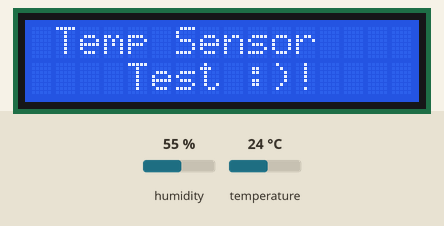
This sketch was run on a simulated Arduino Uno, built with avr-gcc and run on an emulated ATmega328P. Shown: 16×2 character LCD. Inputs (shaded band) come from the test bench; at power-on: humidity 55 %, temperature 24 °C.

Above: at 1.2 s.
1.3 s: humidity set to 22 %
At 8.8 s:
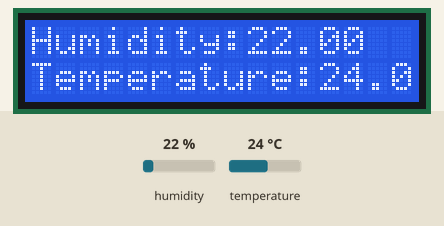
14.1 s: temperature set to 12 °C
At 20.6 s:
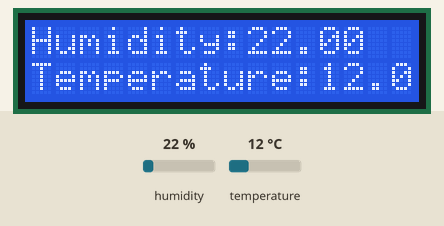
26.9 s: humidity set to 40 %
At 32.4 s:
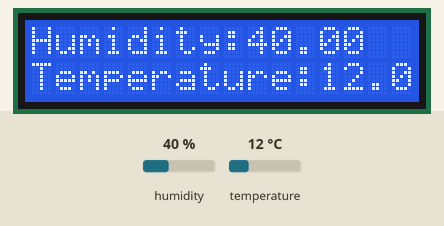
39.7 s: temperature set to 19 °C
At 45.4 s:
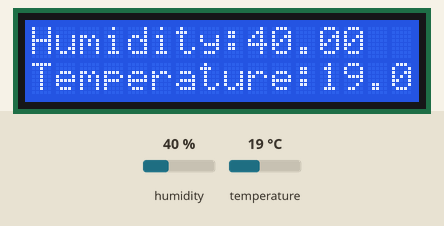
Timing chart, 0 to 46.9 s (numbered marks = the images above; inputs shaded):
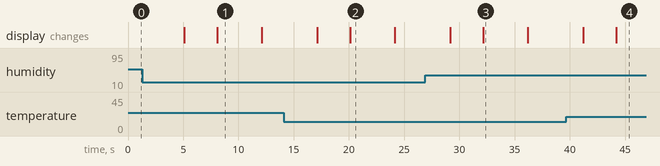

The sketch:

lcd_and_temp.ino
```cpp
/*
  Lego Advanced Kit
  Example 10 - HumAndTempSensor

  Get the humidity and temperature value from DHT11,
  and display it on the Serial Monitor.

  by Lego Electronics
  www.facebook.com/Legoelectronics
*/

#include <DHT11.h>

dht11 DHT11;

#define DHT11PIN 8
// include the library code:
#include <LiquidCrystal.h>

// initialize the library with the numbers of the interface pins
LiquidCrystal lcd(2,3,4,5,6,7);

void setup()
{

  lcd.begin(16,2);
}

void loop()
{
  lcd.setCursor (1,0);
  lcd.write("Temp Sensor ");
  lcd.setCursor (4,1);
  lcd.write("Test :)!");
   delay(5000);
 lcd.clear();
 lcd.setCursor(0,0);
  lcd.write("Read sensor: ");
   int chk = DHT11.read(DHT11PIN);
   delay(3000);
  lcd.clear();
  /*switch (chk)
  {
    case DHTLIB_OK:
    {lcd.clear();
    lcd.write("OK");
    break;}
    case DHTLIB_ERROR_CHECKSUM:
    {lcd.clear();
    lcd.write("Checksum error");
    break;}
    case DHTLIB_ERROR_TIMEOUT:
    {lcd.clear();
    lcd.write("Time out error");
    break;}
    default:
    {lcd.clear();
    lcd.write("Unknown error");
    break;}
  }*/
  lcd.setCursor(0,0);
  lcd.write("Humidity:");
  lcd.print((float)DHT11.humidity, 2);
  lcd.setCursor(0,1);
  lcd.write("Temperature:");
  lcd.print((float)DHT11.temperature, 2);
  delay(4000);
  lcd.clear();

}
```

Measured:
- what the display in image 1 shows lasts 4.0 s, from 8.1 s to 12.1 s
